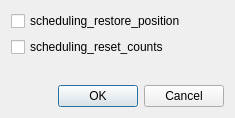
<?xml version="1.0" encoding="UTF-8"?>
<ui version="4.0">
 <class>Dialog</class>
 <widget class="QDialog" name="Dialog">
  <property name="geometry">
   <rect>
    <x>0</x>
    <y>0</y>
    <width>235</width>
    <height>118</height>
   </rect>
  </property>
  <property name="windowTitle">
   <string>actions_forget_card</string>
  </property>
  <property name="modal">
   <bool>true</bool>
  </property>
  <layout class="QVBoxLayout" name="verticalLayout_2">
   <item alignment="Qt::AlignLeft">
    <widget class="QCheckBox" name="restore_position">
     <property name="text">
      <string>scheduling_restore_position</string>
     </property>
    </widget>
   </item>
   <item alignment="Qt::AlignLeft">
    <widget class="QCheckBox" name="reset_counts">
     <property name="text">
      <string>scheduling_reset_counts</string>
     </property>
    </widget>
   </item>
   <item>
    <spacer name="verticalSpacer">
     <property name="orientation">
      <enum>Qt::Vertical</enum>
     </property>
     <property name="sizeHint" stdset="0">
      <size>
       <width>20</width>
       <height>40</height>
      </size>
     </property>
    </spacer>
   </item>
   <item>
    <widget class="QDialogButtonBox" name="buttonBox">
     <property name="orientation">
      <enum>Qt::Horizontal</enum>
     </property>
     <property name="standardButtons">
      <set>QDialogButtonBox::Cancel|QDialogButtonBox::Ok</set>
     </property>
    </widget>
   </item>
  </layout>
 </widget>
 <resources/>
 <connections>
  <connection>
   <sender>buttonBox</sender>
   <signal>accepted()</signal>
   <receiver>Dialog</receiver>
   <slot>accept()</slot>
   <hints>
    <hint type="sourcelabel">
     <x>248</x>
     <y>254</y>
    </hint>
    <hint type="destinationlabel">
     <x>157</x>
     <y>274</y>
    </hint>
   </hints>
  </connection>
  <connection>
   <sender>buttonBox</sender>
   <signal>rejected()</signal>
   <receiver>Dialog</receiver>
   <slot>reject()</slot>
   <hints>
    <hint type="sourcelabel">
     <x>316</x>
     <y>260</y>
    </hint>
    <hint type="destinationlabel">
     <x>286</x>
     <y>274</y>
    </hint>
   </hints>
  </connection>
 </connections>
</ui>
